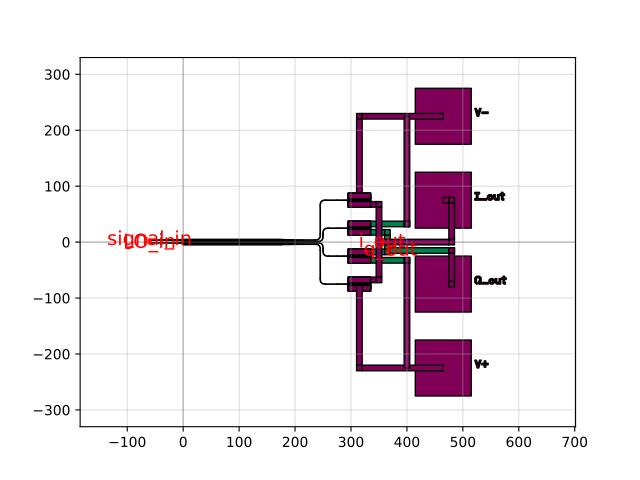

Write the Python code that produced this figure.
import gdsfactory as gf

c = gf.components.coh_rx_single_pol(bend='bend_euler', cross_section='strip', det_spacing=[60.0, 50.0], with_pads=True, pad_det_spacing=80.0, in_wg_length=20.0)
c.plot()
